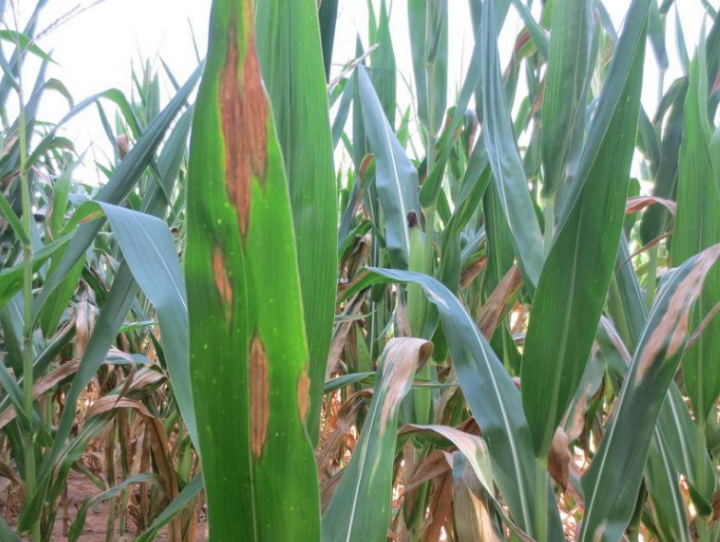
#> input picture dateBase_Maize/Maize_spotDisease/1-230414105615E7.jpg, 720 x 542 px
$ python -i preprocess.py   (imports and definitions only)
#> lines starting #> are read from the running program, lines starting #| are printed output that depends on the picture
### heyan/config.py
"""全局工程约束与默认配置。

这里的数值不是随手写的默认值，而是方案文档里的硬性验收指标，
`heyan.eval.benchmark` 会用同一组常量判定构建产物是否达标。
"""

from __future__ import annotations

import os
from dataclasses import dataclass, field
from pathlib import Path

# --------------------------------------------------------------------------
# 文档来源的硬约束（研究问题 2 / 3.2 节）
# --------------------------------------------------------------------------

# 量化后的模型文件体积上限（3.2(2)(4)：采用量化技术将模型体积控制在 20MB 以内）
MODEL_SIZE_MAX_MB = 20.0

# 单张图片端到端识别延迟上限（研究问题 2：离线、低延迟 ≤ 3 秒）
LATENCY_MAX_S = 3.0

# 推理时进程内存占用上限（3.2(4)：内存占用控制在 200MB 以下）
RUNTIME_MEMORY_MAX_MB = 200.0

# 目标设备画像：低端智能手机 RAM ≤ 2GB，或成本 ≤ 300 元的嵌入式设备
DEVICE_RAM_MAX_MB = 2048
DEVICE_COST_MAX_CNY = 300

# 移动端可接受的最低可用精度（低于此值只允许提示"请重拍"，不给出结论）
MIN_CONFIDENCE_FOR_VERDICT = 0.45

# 量化后 top1 精度损失上限（3.2(2)(4)：精度损失不超过 3%）。
# 实测纯 PTQ 在本项目的 MobileNetV3-Small 上会掉 15~47 个百分点，
# 只有把伪量化放进训练回路（QAT）才能兑现这条合同，见 heyan/train/qat.py。
ACCURACY_DROP_MAX = 0.03

# --------------------------------------------------------------------------
# 模型与预处理
# --------------------------------------------------------------------------

# 3.2(1)(4)：MobileNetV3 在"精度—速度—体积"三维权衡下最为均衡
DEFAULT_ARCH = "mobilenet_v3_small"
DEFAULT_TEACHER_ARCH = "mobilenet_v3_large"

INPUT_SIZE = 224
RESIZE_SIZE = 256  # 短边缩放到 256 再中心裁剪 224，MobileNet 官方预处理
IMAGE_MEAN = (0.485, 0.456, 0.406)
IMAGE_STD = (0.229, 0.224, 0.225)

# 8-bit 量化：权重 per-channel 对称 int8，激活 per-tensor 非对称 uint8。
# 主路径是量化感知训练（QAT），PTQ 仅作为没有训练条件时的降级方案。
QUANT_WEIGHT_TYPE = "qint8"
QUANT_ACTIVATION_TYPE = "quint8"
QUANT_CALIBRATION_SAMPLES = 128
QUANT_QAT_EPOCHS = 6
QUANT_QAT_LR = 3e-5
# 激活定标用百分位截断而不是 MinMax。田间真实照片微调时实测：MinMax 被极少数
# 离群激活把网格步长撑到 0.87，伪量化 top1 只剩 0.342；截断到 99.5 百分位后最宽
# 激活范围从 223 收到 16，零训练就有 0.783（掉点 0.026）。定标方式带来的差距比
# 训练本身还大。99.5 是扫过 99.5/99.9/99.95 × 三档采样预算后唯一收敛的取值：
# 99.9 在 0.69~0.75 之间随采样噪声乱跳，99.95 采样越多掉点越大（0.112->0.158）。
# 设成 None 可退回原来的滑动平均 MinMax。
QUANT_CALIBRATION_PERCENTILE = 99.5

TOP_K = 3

# --------------------------------------------------------------------------
# 交互（3.3 节：拍照 → 识别 → 语音播报 三步极简流程）
# --------------------------------------------------------------------------

# 界面最小字号与触控目标尺寸，面向 60 岁以上、低识字率用户
UI_MIN_FONT_PX = 20
UI_TOUCH_TARGET_PX = 72

# 语音播报时长上限：一句话讲完，超出则截断到备用短话术
VOICE_MAX_SECONDS = 12.0

# 默认播报语言与回退链：普通话 / 粤语 / 客家话 / 潮汕话
DEFAULT_LANGUAGE = "zh"
SUPPORTED_LANGUAGES = ("zh", "yue", "hak", "teochew", "en")

# --------------------------------------------------------------------------
# 路径
# --------------------------------------------------------------------------

PACKAGE_ROOT = Path(__file__).resolve().parent
ASSETS_DIR = PACKAGE_ROOT / "assets"
TAXONOMY_PATH = ASSETS_DIR / "taxonomy.json"
ADVISORY_PATH = ASSETS_DIR / "advisory.json"
# 田间采集目录名 -> taxonomy class_id 的别名表（例如 Maize_RustDisease -> maize_rust）
LABEL_ALIASES_PATH = ASSETS_DIR / "label_aliases.json"
VOICEPACK_ROOT = ASSETS_DIR / "voicepacks"


def _default_root() -> Path:
    env = os.environ.get("HEYAN_HOME")
    if env:
        return Path(env).expanduser().resolve()
    return Path.cwd() / "artifacts"


@dataclass(frozen=True)
class Paths:
    """运行期目录约定。可通过环境变量 HEYAN_HOME 整体重定向（便于 SD 卡/U 盘部署）。"""

    root: Path = field(default_factory=_default_root)

    @property
    def models(self) -> Path:
        return self.root / "models"

    @property
    def bundles(self) -> Path:
        return self.root / "bundles"

    @property
    def data(self) -> Path:
        return self.root / "data"

    @property
    def records(self) -> Path:
        return self.root / "records"

    @property
    def exports(self) -> Path:
        return self.root / "exports"

    # [4 lines left out: function outbox, not called in this run]

    @property
    def voicepacks(self) -> Path:
        return self.root / "voicepacks"

    @property
    def db(self) -> Path:
        return self.records / "heyan.db"

    # [5 lines left out: function ensure, not called in this run]


PATHS = Paths()

### heyan/core/preprocess.py
"""图像预处理。

只依赖 numpy + Pillow，这两样在 300 元级开发板和 Termux 上都装得上。
MobileNetV3 官方预处理是"短边缩放到 256 → 中心裁剪 224 → ImageNet 均值方差归一化"，
这里保持完全一致，否则量化模型的精度会莫名其妙掉几个点。
"""

from __future__ import annotations

from pathlib import Path
from typing import Optional, Sequence, Tuple, Union

import numpy as np

from ..config import IMAGE_MEAN, IMAGE_STD, INPUT_SIZE, RESIZE_SIZE

PathLike = Union[str, Path]
ImageArray = np.ndarray  # uint8, HWC, RGB


def _bilinear():
    """取 Pillow 的双线性采样常量。

    Pillow 9.1 起这些常量搬进了 `Image.Resampling`，旧版仍挂在 `Image` 顶层，
    这里两边都兜住。单独抽成函数还有一个原因：`_pil_to_array` / `_pil_resize`
    都是模块级函数，各自作用域里并没有 `Image` 这个名字，早先在这里直接写
    `Image.BILINEAR` 会抛 NameError —— 而它只在"长边 > max_side"时才被求值，
    于是表现为"合成小图一切正常、手机直出的大照片全部加载失败"。
    """
    from PIL import Image

    return getattr(Image, "Resampling", Image).BILINEAR


def read_image(path: PathLike, max_side: Optional[int] = 1280) -> ImageArray:
    """读取图片为 uint8 HWC RGB。

    手机直出的照片动辄 4000×3000，先在读取阶段降采样到 max_side，
    这是低端设备内存预算（≤200MB）里最容易被忽略的一处泄漏。
    """
#> called with max_side = 1280
    from PIL import Image

    with Image.open(path) as im:
#> im is the input picture: PIL image 720x542 RGBA; mean R, G, B, A 120.2, 143.5, 115.8, 255
        return _pil_to_array(im, max_side)


def read_image_bytes(data: bytes, max_side: Optional[int] = 1280) -> ImageArray:
    """从内存字节流读图（HTTP 上传走这条路），语义与 `read_image` 完全一致。

    单独开一个入口而不是先落盘再读，是为了不在低端设备的存储上留临时文件；
    两个函数共用 `_pil_to_array`，避免"网页识别和命令行识别结果不一样"这类漂移。
    """
    import io

    from PIL import Image

    with Image.open(io.BytesIO(bytes(data))) as im:
        return _pil_to_array(im, max_side)


def _pil_to_array(im, max_side: Optional[int]) -> ImageArray:
#> called with max_side = 1280
    from PIL import ImageOps

    im = ImageOps.exif_transpose(im)  # 手机竖拍照片的方向藏在 EXIF 里
    im = im.convert("RGB")
#> im: PIL image 720x542 RGB
    if max_side and max(im.size) > max_side:
        im.thumbnail((max_side, max_side), _bilinear())
    return np.asarray(im, dtype=np.uint8)


def _pil_resize(img: ImageArray, size: Tuple[int, int]) -> ImageArray:
    from PIL import Image

    im = Image.fromarray(img)
    im = im.resize(size, _bilinear())
    return np.asarray(im, dtype=np.uint8)


def resize_short_side(img: ImageArray, size: int = RESIZE_SIZE) -> ImageArray:
#> called with size = 256
    h, w = img.shape[:2]
#> h = 542; w = 720
    if min(h, w) == size:
        return img
    scale = size / float(min(h, w))
#> scale = 0.472
    new_w = max(1, int(round(w * scale)))
#> new_w = 340
    new_h = max(1, int(round(h * scale)))
#> new_h = 256
    return _pil_resize(img, (new_w, new_h))


def center_crop(img: ImageArray, size: int = INPUT_SIZE) -> ImageArray:
#> called with size = 224
    h, w = img.shape[:2]
#> h = 256; w = 340
    if h < size or w < size:  # 极端小图先放大，保证输出尺寸恒定
        img = _pil_resize(img, (max(w, size), max(h, size)))
        h, w = img.shape[:2]
    top = (h - size) // 2
#> top = 16
    left = (w - size) // 2
#> left = 58
    return img[top:top + size, left:left + size, :]
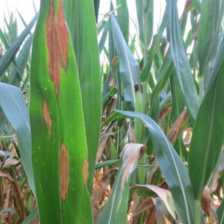
#> returned value: shape (224, 224, 3); mean of channels 0, 1, 2 114, 140.8, 108.3; drawn as R, G, B


def normalize(img: ImageArray, mean: Sequence[float] = IMAGE_MEAN,
              std: Sequence[float] = IMAGE_STD) -> np.ndarray:
    """uint8 HWC → float32 CHW，值域按 ImageNet 统计量归一化。"""
#> called with mean = (0.485, 0.456, 0.406), std = (0.229, 0.224, 0.225)
    arr = img.astype(np.float32) / 255.0
    arr = (arr - np.asarray(mean, dtype=np.float32)) / np.asarray(std, dtype=np.float32)
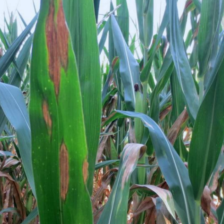
#> arr: shape (224, 224, 3) float32; mean R, G, B -0.166, 0.429, 0.0835; drawn with min black and max white
    return np.ascontiguousarray(arr.transpose(2, 0, 1))


def preprocess(img: ImageArray, size: int = INPUT_SIZE, resize: int = RESIZE_SIZE,
               mean: Sequence[float] = IMAGE_MEAN, std: Sequence[float] = IMAGE_STD,
               add_batch: bool = True) -> np.ndarray:
    out = center_crop(resize_short_side(img, resize), size)
    arr = normalize(out, mean, std)
    return arr[None, ...] if add_batch else arr


def preprocess_path(path: PathLike, **kwargs) -> np.ndarray:
    return preprocess(read_image(path), **kwargs)


def quantize_input(arr: np.ndarray, scale: float, zero_point: int) -> np.ndarray:
    """float32 → uint8，配合 QDQ 量化模型的输入量化参数。"""
    q = np.rint(arr / scale) + zero_point
    return np.clip(q, 0, 255).astype(np.uint8)


def dequantize_input(arr: np.ndarray, scale: float, zero_point: int) -> np.ndarray:
    return (arr.astype(np.float32) - float(zero_point)) * scale


def softmax(logits: np.ndarray, axis: int = -1) -> np.ndarray:
    x = logits - np.max(logits, axis=axis, keepdims=True)
    e = np.exp(x)
    return e / np.sum(e, axis=axis, keepdims=True)


def letterbox(img: ImageArray, size: int = INPUT_SIZE, fill: Tuple[int, int, int] = (114, 114, 114)
              ) -> Tuple[ImageArray, float, Tuple[int, int]]:
    """等比缩放后补边到正方形。检测类模型或需要保留全幅画面的场景用它。"""
    h, w = img.shape[:2]
    scale = size / float(max(h, w))
    new_w, new_h = max(1, int(round(w * scale))), max(1, int(round(h * scale)))
    resized = _pil_resize(img, (new_w, new_h))
    canvas = np.full((size, size, 3), fill, dtype=np.uint8)
    top, left = (size - new_h) // 2, (size - new_w) // 2
    canvas[top:top + new_h, left:left + new_w] = resized
    return canvas, scale, (left, top)

>>> result = preprocess_path('../../dateBase_Maize/Maize_spotDisease/1-230414105615E7.jpg')

$ run again, on dateBase_Maize/Maize_spotDisease/16_27_34da102949a6c9d68.jpg
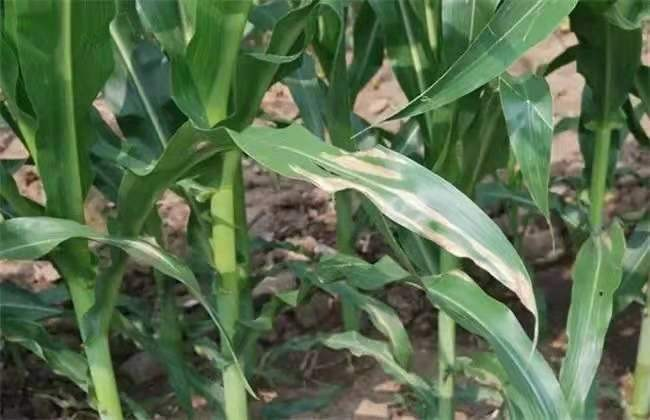
#> input picture dateBase_Maize/Maize_spotDisease/16_27_34da102949a6c9d68.jpg, 650 x 420 px
#> in read_image, im is the input picture: PIL image 650x420 RGB; mean R, G, B 88.2, 109.9, 77.2
#> in resize_short_side, `h, w = img.shape[:2]`: h = 420; w = 650
#> scale = 0.61
#> new_w = 396
#> new_h = 256
#> im: PIL image 396x256 RGB
#> in center_crop, `h, w = img.shape[:2]`: w = 396
#> top = 16
#> left = 86
#> in center_crop, `return img[top:top + size, left:left + size, :]`:
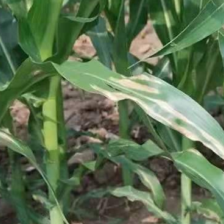
#> returned value: shape (224, 224, 3); mean of channels 0, 1, 2 91.5, 112.4, 80; drawn as R, G, B

$ run again, on dateBase_Maize/Maize_spotDisease/174203891.jpg
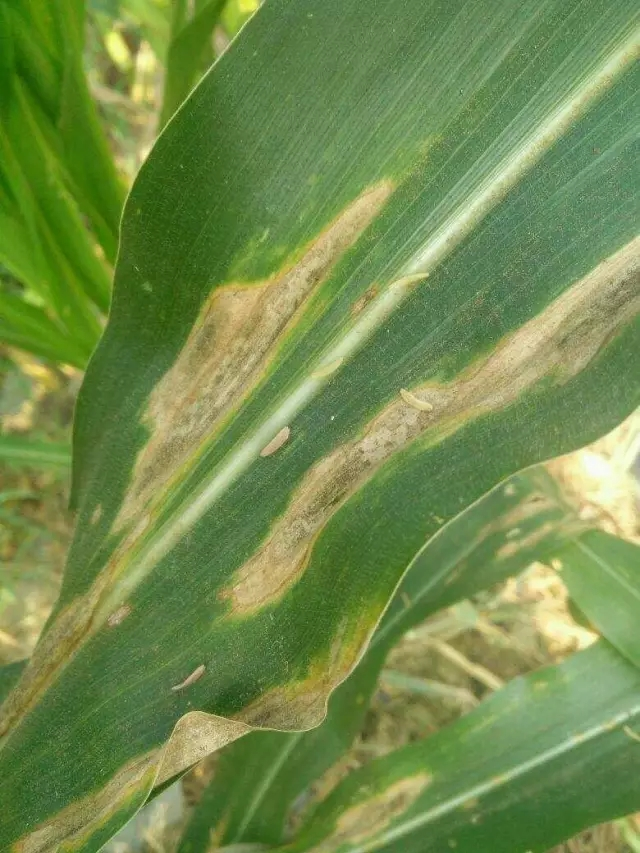
#> input picture dateBase_Maize/Maize_spotDisease/174203891.jpg, 640 x 853 px
#> in read_image, im is the input picture: PIL image 640x853 RGB; mean R, G, B 115.1, 140.4, 76.7
#> in resize_short_side, `h, w = img.shape[:2]`: h = 853; w = 640
#> scale = 0.4
#> new_w = 256
#> new_h = 341
#> im: PIL image 256x341 RGB
#> in center_crop, `h, w = img.shape[:2]`: w = 256
#> top = 58
#> left = 16
#> in center_crop, `return img[top:top + size, left:left + size, :]`:
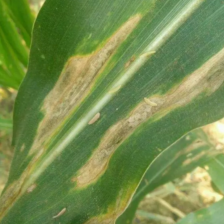
#> returned value: shape (224, 224, 3); mean of channels 0, 1, 2 119.1, 141.7, 78.7; drawn as R, G, B

$ run again, on dateBase_Maize/Maize_spotDisease/20250617191828.jpg
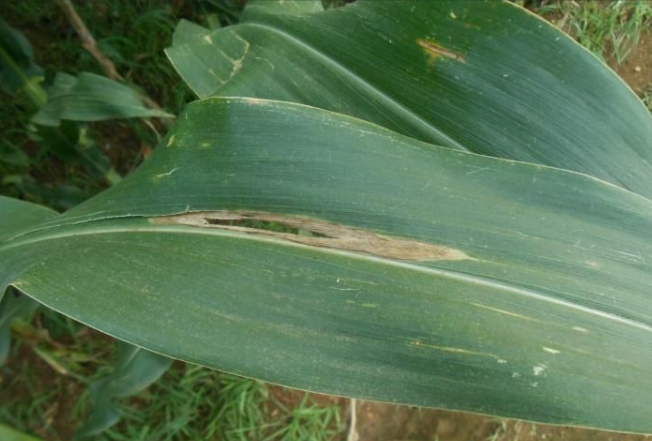
#> input picture dateBase_Maize/Maize_spotDisease/20250617191828.jpg, 652 x 441 px
#> in read_image, im is the input picture: PIL image 652x441 RGB; mean R, G, B 86, 115.9, 81.2
#> in resize_short_side, `h, w = img.shape[:2]`: h = 441; w = 652
#> scale = 0.58
#> new_w = 378
#> new_h = 256
#> im: PIL image 378x256 RGB
#> in center_crop, `h, w = img.shape[:2]`: w = 378
#> top = 16
#> left = 77
#> in center_crop, `return img[top:top + size, left:left + size, :]`:
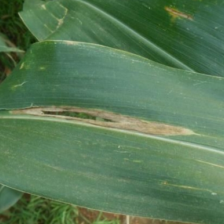
#> returned value: shape (224, 224, 3); mean of channels 0, 1, 2 88, 121.7, 86.4; drawn as R, G, B
#> in normalize, `arr = (arr - np.asarray(mean, dtype=np.float32)) / np.asarray(std, dty..`:
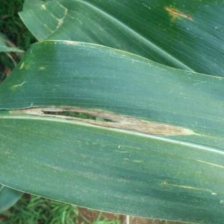
#> arr: shape (224, 224, 3) float32; mean R, G, B -0.612, 0.0957, -0.299; drawn with min black and max white
